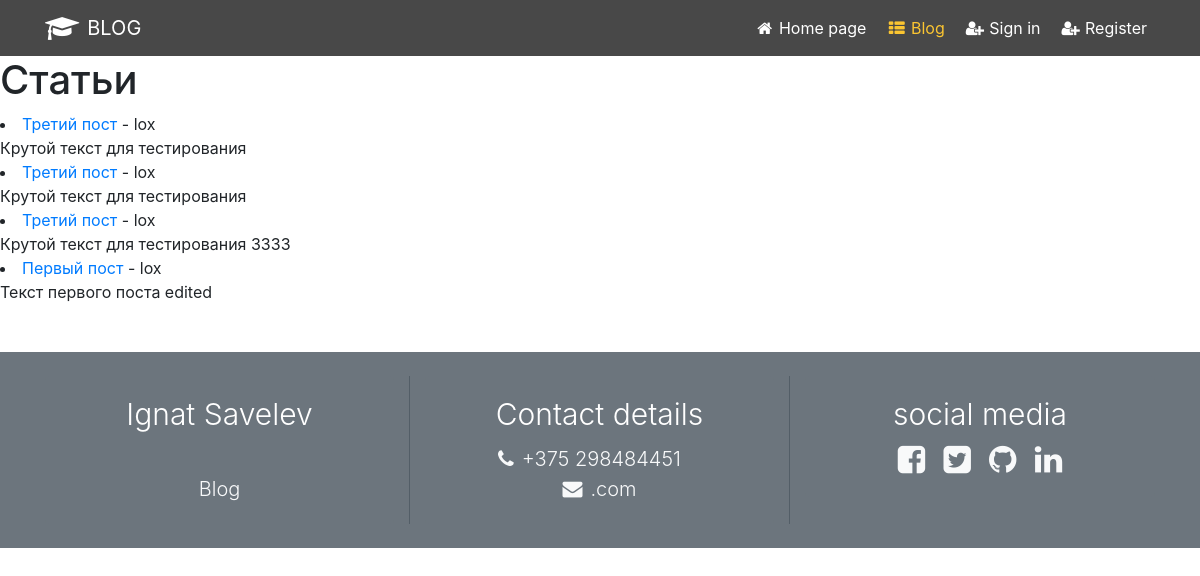
Before: / with the older database file.
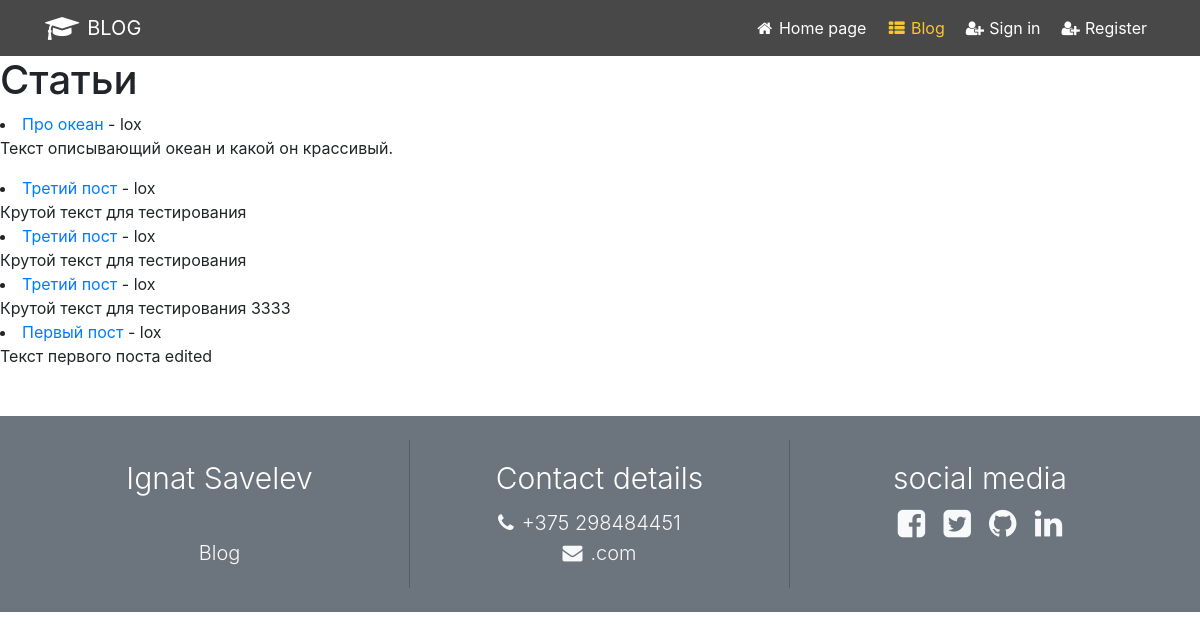
After: the same page with the newer database file.
### blog/models.py (models this page shows, shortened)
class Post(models.Model):
    title = models.CharField(max_length=255)
    author = models.ForeignKey(User, on_delete=models.CASCADE)
    body =  RichTextField(blank=True, null=True)
    image = models.ImageField(null=True, blank=True, upload_to="images/")
    post_date = models.DateField(auto_now_add=True)

### blog/views.py (the view)
# urls.py: path('', HomeView.as_view(), name="articles"),
class HomeView(ListView):
    model = Post
    template_name = 'blog/home.html'
    ordering = ['-post_date']

### blog/templates/blog/home.html
{% extends 'main.html' %}
{% block content %}
<h1>Статьи</h1>
    {% for post in object_list %}
        <li><a href="{% url 'article-detail' post.pk %}">{{ post.title }}</a> - {{ post.author }} <br/>
    {{ post.body|safe }}</li>
    {% endfor %}
{% endblock %}

Changed rows visible on the page:
added Post: title "Про океан", author "lox", body "Текст описывающий океан и какой он крассивый."
